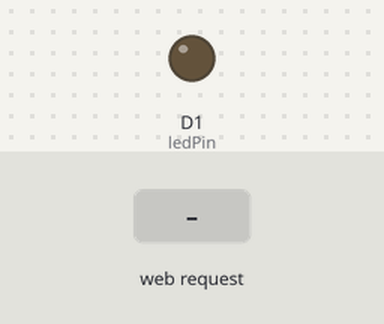
This sketch was run on a simulated ESP8266 (NodeMCU). Parts: output pins drawn as LEDs (lit = HIGH). Inputs (shaded band) come from the test bench. WiFi joins after 1.5 s; servers stay silent unless stated; what the sketch prints to the serial monitor is not drawn.

Above: at 2.7 s.
2.8 s: HTTP request GET /LED=ON received
At 3.9 s:
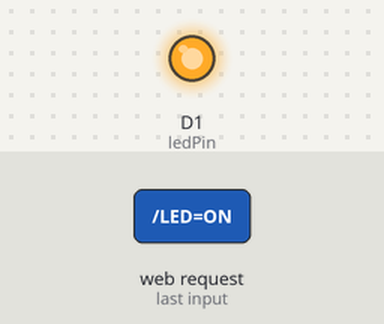
4.3 s: HTTP request GET /LED=OFF received
At 5.0 s:
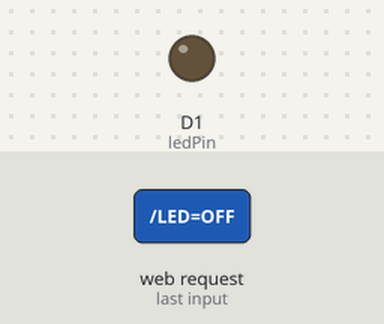
Timing chart, 0 to 7.3 s (numbered marks = the images above; inputs shaded):
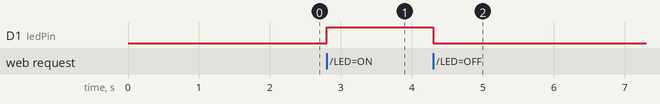

Measured:
- after the input at 2.8 s, D1 (ledPin): LOW → HIGH at once
- after the input at 4.3 s, D1 (ledPin): HIGH → LOW at once

The sketch:

wifi_led_controll.ino
```cpp
#include <ESP8266WiFi.h>

const char* ssid = "YOUR_WIFI_SSID";
const char* password = "YOUR_WIFI_PASSWORD";

WiFiServer server(80);
const int ledPin = D1;

void setup() {
  Serial.begin(115200);
  pinMode(ledPin, OUTPUT);
  digitalWrite(ledPin, LOW);

  WiFi.begin(ssid, password);
  while (WiFi.status() != WL_CONNECTED) {
    delay(500);
    Serial.print(".");
  }

  Serial.println("");
  Serial.println("WiFi connected");
  Serial.print("IP address: ");
  Serial.println(WiFi.localIP());

  server.begin();
}

void loop() {
  WiFiClient client = server.available();
  if (!client) return;

  while (!client.available()) delay(1);
  String request = client.readStringUntil('\r');
  client.flush();

  String response;
  int statusCode = 200;

  if (request.indexOf("/LED=ON") != -1) {
    digitalWrite(ledPin, HIGH);
    response = "LED is ON";
  } else if (request.indexOf("/LED=OFF") != -1) {
    digitalWrite(ledPin, LOW);
    response = "LED is OFF";
  } else {
    statusCode = 404;
    response = "Invalid request";
  }

  // api response
  client.printf("HTTP/1.1 %d OK\r\n", statusCode);
  client.println("Content-Type: text/plain");
  client.println("Connection: close");
  client.println();
  client.println(response);

  client.stop();
}
```
